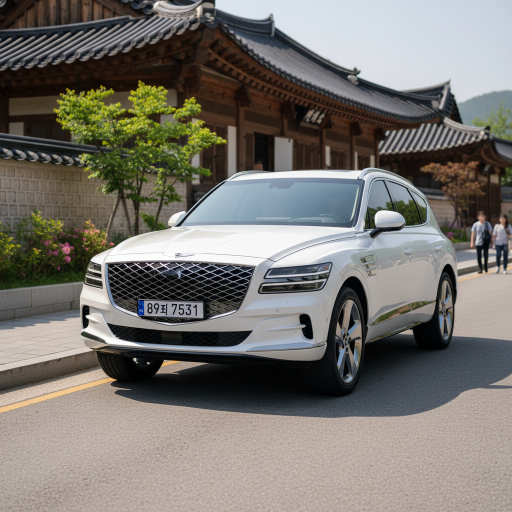
#> input picture aiTest/data/plate_03.png, 1024 x 1024 px (shown at 1/2 size)
$ python -i lpr_main.py   (imports and definitions only)
#> lines starting #> are read from the running program, lines starting #| are printed output that depends on the picture; after the words box and inside, x2 and y2 are one past the last pixel; in counts of white or black regions, pixels touching at a corner belong together
#> further down, picture is the input picture: shape (1024, 1024, 3); mean B, G, R 111.3, 117.1, 120.4
### aiStudy/esp32-cam-lpr-system/src/raspberry_pi/ocr_processor.py
#!/usr/bin/env python3
"""
OCR 처리 모듈
Tesseract OCR을 사용한 번호판 문자 인식
"""

import logging
import re
from typing import Tuple, Optional

import cv2
import numpy as np
import pytesseract
from PIL import Image


class OCRProcessor:
    """Tesseract OCR 처리 클래스"""

    # 한국 번호판에 사용되는 한글 문자
    KOREAN_PLATE_CHARS = (
        "가나다라마바사아자차카타파하"
        "거너더러머버서어저처커터퍼허"
        "고노도로모보소오조초코토포호"
        "구누두루무부수우주추쿠투푸후"
        "그느드르므브스으즈츠크트프흐"
        "기니디리미비시이지치키티피히"
        "배"  # 영업용
    )

    # 번호판 패턴 (정규표현식)
    PLATE_PATTERNS = [
        # 신형 번호판 (2019년 이후): 숫자2-3자리 + 한글 + 숫자4자리
        r'^[0-9]{2,3}[가-힣][0-9]{4}$',
        # 구형 번호판: 지역명2자리 + 숫자2자리 + 한글 + 숫자4자리
        r'^[가-힣]{2}[0-9]{2}[가-힣][0-9]{4}$',
        # 간단 패턴: 숫자 + 한글 + 숫자
        r'^[0-9]+[가-힣]+[0-9]+$',
    ]

    def __init__(self, language: str = 'kor+eng', psm: int = 7, oem: int = 3):
        """
        Args:
            language: Tesseract 언어 설정
            psm: Page Segmentation Mode (7 = single line)
            oem: OCR Engine Mode (3 = default)
        """
        self.language = language
        self.psm = psm
        self.oem = oem
        self.logger = logging.getLogger(__name__)

        # 허용 문자 목록
        self.whitelist = f"0123456789{self.KOREAN_PLATE_CHARS}"

        # Tesseract 설정
        self.config = self._build_config()

        self.logger.info(f"OCRProcessor 초기화: lang={language}, psm={psm}")

    def _build_config(self) -> str:
        """Tesseract 설정 문자열 생성"""
        config_parts = [
            f'--oem {self.oem}',
            f'--psm {self.psm}',
            f'-c tessedit_char_whitelist={self.whitelist}',
        ]
        return ' '.join(config_parts)

    def preprocess_for_ocr(self, image: np.ndarray) -> np.ndarray:
        """
        OCR을 위한 이미지 전처리

        Args:
            image: 입력 이미지 (BGR 또는 그레이스케일)

        Returns:
            전처리된 이진화 이미지
        """
        # 그레이스케일 변환 (필요시)
        if len(image.shape) == 3:
            gray = cv2.cvtColor(image, cv2.COLOR_BGR2GRAY)
        else:
            gray = image.copy()

        # 크기 확대 (작은 이미지 처리 개선)
        if gray.shape[1] < 200:
            scale = 200 / gray.shape[1]
            gray = cv2.resize(gray, None, fx=scale, fy=scale, interpolation=cv2.INTER_CUBIC)

        # 대비 향상
        gray = cv2.normalize(gray, None, 0, 255, cv2.NORM_MINMAX)

        # 노이즈 제거
        gray = cv2.bilateralFilter(gray, 11, 17, 17)

        # 적응형 이진화
        binary = cv2.adaptiveThreshold(
            gray, 255,
            cv2.ADAPTIVE_THRESH_GAUSSIAN_C,
            cv2.THRESH_BINARY,
            11, 2
        )

        # 모폴로지 연산 (노이즈 제거 및 문자 연결)
        kernel = cv2.getStructuringElement(cv2.MORPH_RECT, (2, 2))
        binary = cv2.morphologyEx(binary, cv2.MORPH_CLOSE, kernel)

        return binary

    def recognize(self, image: np.ndarray) -> Tuple[Optional[str], float]:
        """
        이미지에서 텍스트 인식

        Args:
            image: 번호판 이미지

        Returns:
            (인식된 텍스트, 신뢰도 %) 또는 (None, 0)
        """
        try:
            # 전처리
            processed = self.preprocess_for_ocr(image)

            # PIL 이미지로 변환
            pil_image = Image.fromarray(processed)

            # OCR 수행 (상세 데이터 포함)
            data = pytesseract.image_to_data(
                pil_image,
                lang=self.language,
                config=self.config,
                output_type=pytesseract.Output.DICT
            )

            # 결과 파싱
            texts = []
            confidences = []

            for i, text in enumerate(data['text']):
                conf = int(data['conf'][i])
                if conf > 0 and text.strip():
                    texts.append(text.strip())
                    confidences.append(conf)

            if not texts:
                return None, 0

            # 텍스트 결합
            full_text = ''.join(texts)
            avg_confidence = sum(confidences) / len(confidences) if confidences else 0

            # 정리
            cleaned_text = self._clean_text(full_text)

            self.logger.debug(f"OCR 결과: '{cleaned_text}' (신뢰도: {avg_confidence:.1f}%)")

            return cleaned_text, avg_confidence

        except Exception as e:
            self.logger.error(f"OCR 처리 중 오류: {e}")
            return None, 0

    # [90 lines left out: functions _clean_text, validate_plate, recognize_with_multiple_preprocessing, not called in this run]


# 테스트 코드
# [16 lines that do not run on import are left out]

### aiStudy/esp32-cam-lpr-system/src/raspberry_pi/stream_capture.py
#!/usr/bin/env python3
"""
ESP32-CAM 스트림 캡처 모듈
"""

import logging
import time
from typing import Optional

import cv2
import numpy as np
import requests


class StreamCapture:
    """ESP32-CAM 스트림 캡처 클래스"""

    def __init__(self, camera_url: str, timeout: int = 5):
        """
        Args:
            camera_url: ESP32-CAM IP 주소 (예: http://192.168.1.100)
            timeout: 요청 타임아웃 (초)
        """
        self.camera_url = camera_url.rstrip('/')
        self.timeout = timeout
        self.logger = logging.getLogger(__name__)

        # 엔드포인트
        self.capture_endpoint = f"{self.camera_url}/capture"
        self.stream_endpoint = f"{self.camera_url}:81/stream"
        self.status_endpoint = f"{self.camera_url}/status"

    # [149 lines left out: functions check_connection, capture_single, capture_stream, set_resolution, set_quality, toggle_flash, not called in this run]


# 테스트 코드
# [21 lines that do not run on import are left out]

### aiStudy/esp32-cam-lpr-system/src/raspberry_pi/lpr_main.py
#!/usr/bin/env python3
"""
License Plate Recognition (LPR) Main Script
ESP32-CAM + Raspberry Pi 기반 자동차 번호판 인식 시스템

Usage:
    python3 lpr_main.py --mode continuous --interval 3
"""

import os
import sys
import time
import argparse
import logging
from datetime import datetime

import cv2
import numpy as np
import yaml

from stream_capture import StreamCapture
from ocr_processor import OCRProcessor
from utils import setup_logging, validate_plate_format, save_result

# 설정 파일 경로
CONFIG_PATH = os.path.join(os.path.dirname(__file__), '..', '..', 'config', 'config.yaml')


class LicensePlateRecognizer:
    """번호판 인식 메인 클래스"""

    def __init__(self, config_path: str = CONFIG_PATH):
        """
        Args:
            config_path: 설정 파일 경로
        """
        self.config = self._load_config(config_path)
        self.logger = logging.getLogger(__name__)

        # 모듈 초기화
        self.stream_capture = StreamCapture(
            camera_url=self.config['camera']['url'],
            timeout=self.config['camera']['timeout']
        )
        self.ocr_processor = OCRProcessor(
            language=self.config['ocr']['language'],
            psm=self.config['ocr']['psm']
        )

        # 이미지 처리 파라미터
        self.img_config = self.config['image_processing']

        self.logger.info("LicensePlateRecognizer 초기화 완료")

    def _load_config(self, config_path: str) -> dict:
        """설정 파일 로드"""
        try:
            with open(config_path, 'r', encoding='utf-8') as f:
                return yaml.safe_load(f)
        except FileNotFoundError:
            # 기본 설정 사용
            return {
                'camera': {
                    'url': 'http://192.168.1.100',
                    'timeout': 5
                },
                'image_processing': {
                    'blur_kernel': 5,
                    'canny_low': 50,
                    'canny_high': 150,
                    'min_plate_area': 1000,
                    'max_plate_area': 50000,
                    'plate_aspect_ratio_min': 2.0,
                    'plate_aspect_ratio_max': 6.0
                },
                'ocr': {
                    'language': 'kor+eng',
                    'psm': 7
                },
                'storage': {
                    'save_images': True,
                    'image_dir': 'captured_images'
                }
            }

    def preprocess_image(self, frame: np.ndarray) -> np.ndarray:
        """
        이미지 전처리

        Args:
            frame: 원본 이미지

        Returns:
            전처리된 이미지 (엣지 검출 결과)
        """
        # 그레이스케일 변환
        gray = cv2.cvtColor(frame, cv2.COLOR_BGR2GRAY)
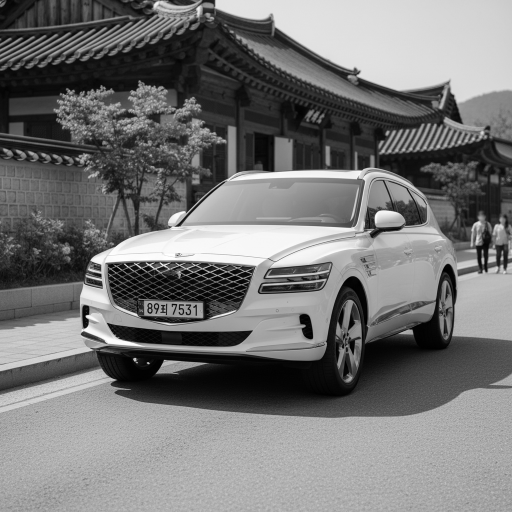
#> gray: shape (1024, 1024) (shown at 1/2 size); min 0, max 255, mean 117.5

        # 가우시안 블러
        blur = cv2.GaussianBlur(
            gray,
            (self.img_config['blur_kernel'], self.img_config['blur_kernel']),
            0
        )

        # Canny 엣지 검출
        edges = cv2.Canny(
            blur,
            self.img_config['canny_low'],
            self.img_config['canny_high']
        )
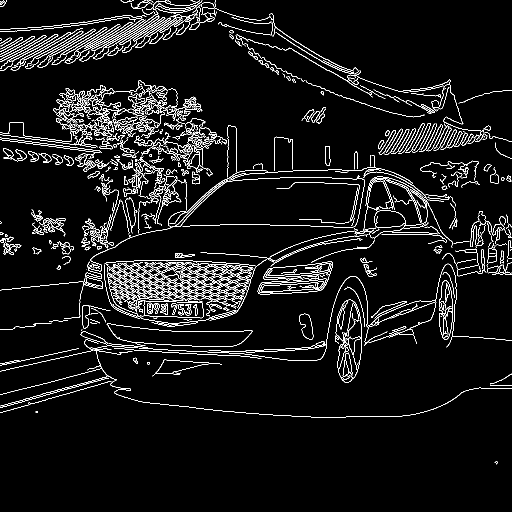
#> edges: shape (1024, 1024) (shown at 1/2 size); 5.6% white in thin lines or dots

        # 모폴로지 연산 (엣지 연결)
        kernel = cv2.getStructuringElement(cv2.MORPH_RECT, (3, 3))
        edges = cv2.dilate(edges, kernel, iterations=1)
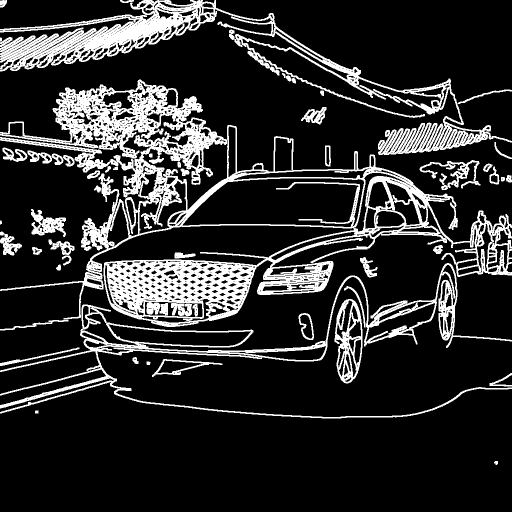
#> edges: shape (1024, 1024) (shown at 1/2 size); 17.6% white; 51 white regions

        return edges

    def find_plate_candidates(self, frame: np.ndarray, edges: np.ndarray) -> list:
        """
        번호판 후보 영역 찾기

        Args:
            frame: 원본 이미지
            edges: 엣지 검출 이미지

        Returns:
            번호판 후보 영역 리스트 [(x, y, w, h), ...]
        """
        candidates = []

        # 컨투어 찾기
        contours, _ = cv2.findContours(
            edges.copy(),
            cv2.RETR_TREE,
            cv2.CHAIN_APPROX_SIMPLE
        )
#> contours = 2375 contours, 1808 with area under 20; largest, box (x1, y1, x2, y2) and area: (0, 159, 1024, 654) 179202, (0, 0, 1024, 310) 46306, (0, 526, 1024, 837) 37658, (364, 356, 729, 455) 27626, (284, 278, 456, 421) 8340

        # 컨투어 필터링
        for contour in contours:
            # 면적 필터
            area = cv2.contourArea(contour)
            if not (self.img_config['min_plate_area'] < area < self.img_config['max_plate_area']):
                continue

            # 사각형 근사
            peri = cv2.arcLength(contour, True)
            approx = cv2.approxPolyDP(contour, 0.02 * peri, True)

            # 4각형 필터
            if len(approx) == 4:
                x, y, w, h = cv2.boundingRect(approx)

                # 가로세로 비율 필터 (한국 번호판: 약 2:1 ~ 5:1)
                aspect_ratio = w / h if h > 0 else 0
                if self.img_config['plate_aspect_ratio_min'] < aspect_ratio < self.img_config['plate_aspect_ratio_max']:
                    candidates.append((x, y, w, h))
#> this loop made 2375 passes
#> (area, peri, approx, x, y, w, h, aspect_ratio) on pass 7: (1255.5, 212.8, [[314, 745], [330, 720], [406, 727], [343, 746]], 314, 720, 93, 27, 3.44)
#> after the loop, candidates = [(314, 720, 93, 27)]

        # 면적 기준 정렬 (큰 것 우선)
        candidates.sort(key=lambda c: c[2] * c[3], reverse=True)

        return candidates[:5]  # 상위 5개만 반환

    def extract_plate_image(self, frame: np.ndarray, rect: tuple) -> np.ndarray:
        """
        번호판 영역 추출 및 전처리

        Args:
            frame: 원본 이미지
            rect: 번호판 영역 (x, y, w, h)

        Returns:
            OCR용 전처리된 번호판 이미지
        """
        x, y, w, h = rect

        # 여유 마진 추가
        margin = 5
        x = max(0, x - margin)
        y = max(0, y - margin)
        w = min(frame.shape[1] - x, w + 2 * margin)
        h = min(frame.shape[0] - y, h + 2 * margin)

        # 번호판 영역 추출
        plate_img = frame[y:y+h, x:x+w]

        if plate_img.size == 0:
            return None

        # 크기 확대 (OCR 성능 향상)
        scale = 2
        plate_img = cv2.resize(
            plate_img, None,
            fx=scale, fy=scale,
            interpolation=cv2.INTER_CUBIC
        )

        # 그레이스케일 변환
        gray = cv2.cvtColor(plate_img, cv2.COLOR_BGR2GRAY)

        # 적응형 이진화
        binary = cv2.adaptiveThreshold(
            gray, 255,
            cv2.ADAPTIVE_THRESH_GAUSSIAN_C,
            cv2.THRESH_BINARY_INV,
            11, 2
        )

        # 노이즈 제거
        binary = cv2.medianBlur(binary, 3)

        return binary

    def process_frame(self, frame: np.ndarray) -> dict:
        """
        단일 프레임 처리

        Args:
            frame: 입력 이미지

        Returns:
            인식 결과 딕셔너리
        """
        start_time = time.time()
        result = {
            'success': False,
            'plate_number': None,
            'confidence': 0,
            'candidates': [],
            'processing_time_ms': 0
        }

        try:
            # 1. 이미지 전처리
            edges = self.preprocess_image(frame)

            # 2. 번호판 후보 영역 찾기
            candidates = self.find_plate_candidates(frame, edges)
#> candidates = [(314, 720, 93, 27)]
            result['candidates'] = candidates

            if not candidates:
                self.logger.debug("번호판 후보 영역 없음")
                return result

            # 3. 각 후보에 대해 OCR 수행
            for rect in candidates:
                plate_img = self.extract_plate_image(frame, rect)

                if plate_img is None:
                    continue

                # OCR 수행
                text, confidence = self.ocr_processor.recognize(plate_img)

                if text:
                    # 번호판 형식 검증
                    cleaned_text = text.replace(' ', '').replace('\n', '')

                    if validate_plate_format(cleaned_text):
                        result['success'] = True
                        result['plate_number'] = cleaned_text
                        result['confidence'] = confidence
                        result['plate_region'] = rect
                        self.logger.info(f"번호판 인식 성공: {cleaned_text} (신뢰도: {confidence:.1f}%)")
                        break
#> this loop made 1 pass
#> (rect, x in extract_plate_image, y in extract_plate_image, w in extract_plate_image, h in extract_plate_image, margin in extract_plate_image) on pass 1: ((314, 720, 93, 27), 309, 715, 103, 37, 5)
#> pass 1, in extract_plate_image, `plate_img = cv2.resize( plate_img, None, fx=scale, fy=scale, interpola..`:
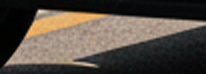
#> plate_img: shape (74, 206, 3); mean B, G, R 65.6, 74.8, 83.6
#> pass 1, in extract_plate_image, `gray = cv2.cvtColor(plate_img, cv2.COLOR_BGR2GRAY)`:
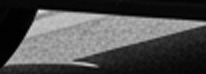
#> gray: shape (74, 206); min 0, max 238, mean 76.4
#> pass 1, in extract_plate_image, `binary = cv2.adaptiveThreshold( gray, 255, cv2.ADAPTIVE_THRESH_GAUSSIA..`:
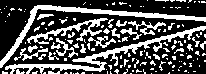
#> binary: shape (74, 206); 32.2% white; 154 white regions (126 under 20 px), largest, box (x1, y1, x2, y2) and area: (5, 26, 206, 74) 1278, (0, 5, 206, 68) 1116, (27, 18, 108, 44) 474
#> after the loop:
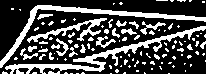
#> plate_img: shape (74, 206); 29.2% white; 111 white regions (86 under 20 px), largest, box (x1, y1, x2, y2) and area: (5, 26, 206, 74) 1311, (0, 5, 206, 68) 1119, (27, 18, 107, 43) 448
#> after the loop, result = 5 items

        except Exception as e:
            self.logger.error(f"프레임 처리 중 오류: {e}")

        result['processing_time_ms'] = int((time.time() - start_time) * 1000)
        return result

    # [110 lines left out: functions run_single, run_continuous, run_stream, main, not called in this run]


# [2 lines not run here, left out]

>>> import cv2
>>> picture = cv2.imread('../../../../aiTest/data/plate_03.png')
#> (the run stopped early here; a loop or call above may not have finished)
